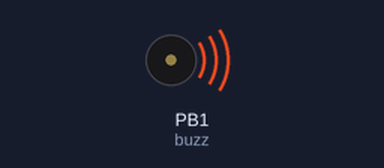
The sketch below on a simulated ATtiny85, built with avr-gcc and run on an emulated ATtiny85. Parts: buzzer (waves = sounding).

Above: at 0.1 s.
At 1.1 s:
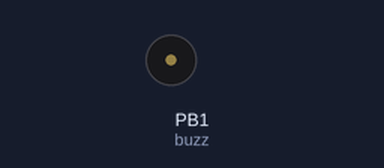
Timing chart, 0 to 2.6 s (numbered marks = the images above):
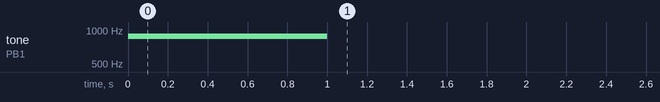

The sketch:

aula2_lilytiny.ino
```cpp
/*  Aula 2
 *
 *  Assunto : Música e Buzzer
 *
 *  Placa : Lilytiny (versão do lilypad com Attiny85)
 *
 *  Objetivo: Mostrar como funciona um buzzer passivo e como
 *            tocar notas musicais(e silêncios) com ele,
 *
 *
 * Modelo pra tocar uma nota de frequencia 'freq',
 * durante 'tempo' milissegundos, em um buzzer ligado
 * no pino 'pino':
 *
 *  tone(pino, freq, tempo);
 *  delay(tempo);
 */
const int buzz= 1;

void setup() {
  // put your setup code here, to run once:
  pinMode(buzz, OUTPUT);

  // TENTATIVA DE TOCAR DÓ-RÉ-MI-FÁ ABAIXO kkkkkkkk


  // tone(buzz, 132, 1000);

//  delay (1000);
//
//  tone(buzz, 148.5, 1000.0);
//
//  delay (1000);
//
//  tone(buzz, 165, 1000.0);
//
//  delay (1000);
//
//  tone(buzz, 175.956, 1000.0);
//
//  delay (1000);
//
//  noTone();
//
//delay (1000);
//
//   tone(buzz, 175.956, 1000);
//
//  noTone();
//
//delay (500);
//
//  delay (1000);
//
//   tone(buzz, 175.956, 1000);
//
//  delay (1000);
//
//  noTone();
//
//delay (1000);
//
//   tone(buzz, 132, 1000);
//
//  delay (1000);
//
//
//  tone(buzz, 148.5, 1000);
//
//  delay (1000);
//
//  noTone();
//
//delay (500);
//
//  tone(buzz, 132, 1000);
//
//  delay (1000);
//
//  tone(buzz, 148.5, 1000);
//
//  delay (1000);
//
//  noTone();
//
//delay (1000);
//
//  tone(buzz, 148.5, 1000);
//
//  delay (1000);
//
//
//  noTone();
//
//delay (500);
//
//  tone(buzz, 148.5, 1000);
//
//  delay (1000);
//
//  noTone();
//
//delay (1000);
//
//tone(buzz, 132, 1000);
//
//  delay (1000);
//
//  tone(buzz, 198, 1000);
//
//  delay (1000);
//
//   tone(buzz, 175.956, 1000);
//
//  delay (1000);
//
// tone(buzz, 165, 1000);
//
//  delay (1000);
//
//  noTone();
//
//delay (1000);
//
//  tone(buzz, 165, 1000);
//
//  delay (1000);
//
//  noTone();
//
//delay (500);
//
//  tone(buzz, 165, 1000);
//
//  delay (1000);
//
//  noTone();
//
//delay (1000);
//
//tone(buzz, 132, 1000);
//
//  delay (1000);
//
//  tone(buzz, 148.5, 1000);
//
//  delay (1000);
//
//  tone(buzz, 165, 1000);
//
//  delay (1000);
//
//  tone(buzz, 175.956, 1000);
//
//  delay (1000);
//
//  noTone();
//
//delay (1000);
//
//   tone(buzz, 175.956, 1000);
//
//  delay (1000);
//  noTone();
//
//delay (500);
//
//   tone(buzz, 175.956, 1000);
//
//  delay (1000);

  tone (buzz, 880,1000);
  delay (1000);
}

void loop() {
  // put your main code here, to run repeatedly:


}
```
